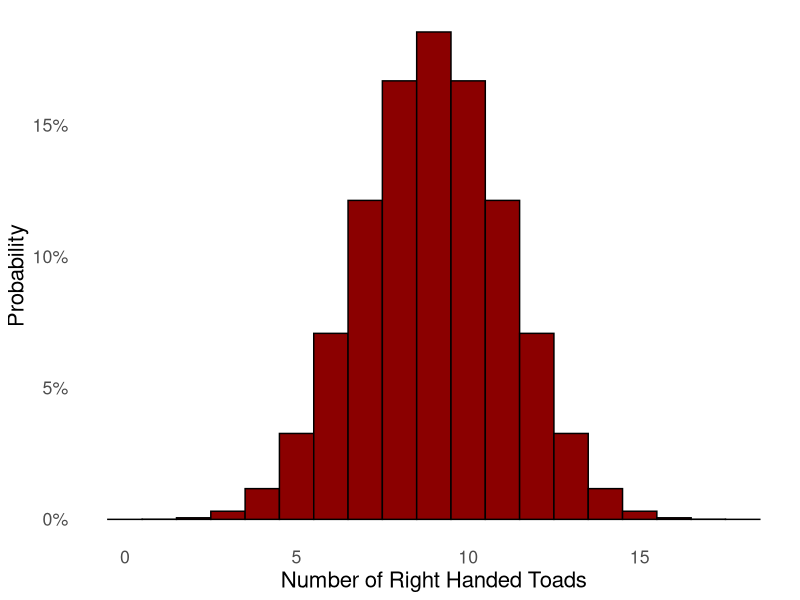
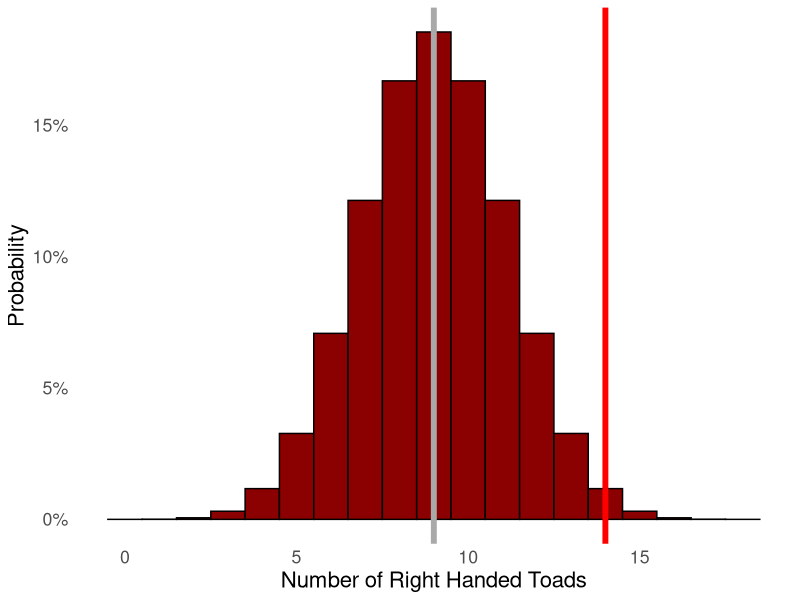

R code for these plots, in order:
## CHP 6

library(ggplot2)
library(scales)

dat <- data.frame(x = 0:18,
                  prob = c(0.000004, 0.00007, 0.0006, 0.0031, 0.0117, 0.0327,
                           0.0708, 0.1214, 0.1669, 0.1855, 0.1669, 0.1214, 
                           0.0708, 0.0327, 0.0117, 0.0031, 0.0006, 0.00007, 
                           0.000004))

ggplot(dat, aes(x = x, y = prob)) + 
    geom_bar(color = "black", fill = "dark red", stat = "identity", width = 1) + 
    scale_y_continuous(labels = percent_format()) + 
    theme(text = element_text(size = 16), panel.background = element_blank(),
          axis.ticks = element_blank()) + 
    xlab("Number of Right Handed Toads") + 
    ylab("Probability")


ggplot(dat, aes(x = x, y = prob)) + 
    geom_bar(color = "black", fill = "dark red", stat = "identity", width = 1) + 
    scale_y_continuous(labels = percent_format()) + 
    theme(text = element_text(size = 16), panel.background = element_blank(),
          axis.ticks = element_blank()) + 
    xlab("Number of Right Handed Toads") + 
    ylab("Probability") + 
    geom_vline(xintercept = 9, size = 2, color = "dark gray") + 
    geom_vline(xintercept = 14, size = 2, color = "red")

